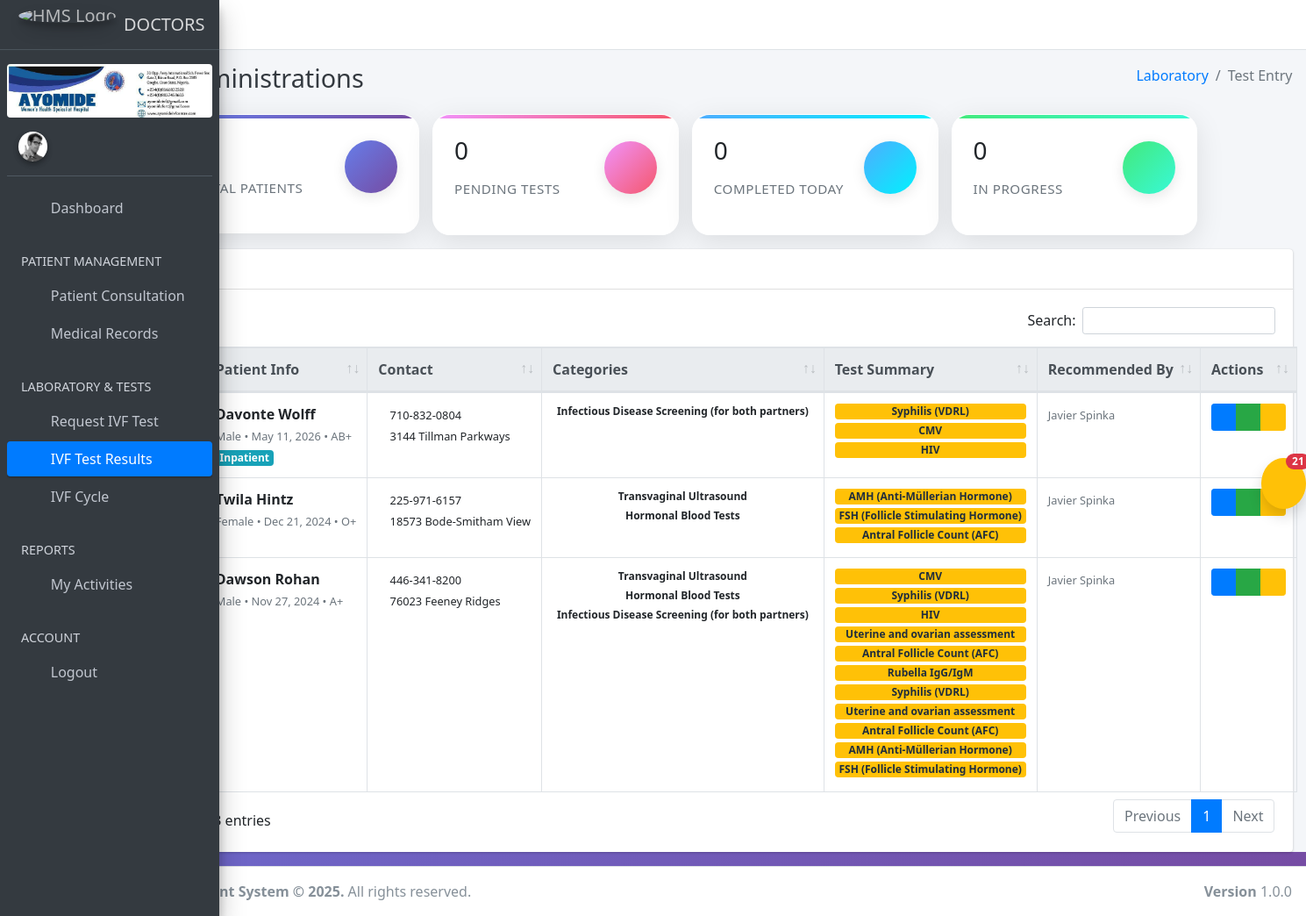
The app's page /d/recomended_tests with its own data.
### hospapp/models.py (models this page shows, shortened)
class Patient(models.Model):
    BLOOD_GROUP_CHOICES = [
        ('A+', 'A+'), ('A-', 'A-'),
        ('B+', 'B+'), ('B-', 'B-'),
        ('AB+', 'AB+'), ('AB-', 'AB-'),
        ('O+', 'O+'), ('O-', 'O-'),
    ]
    STATUS_CHOICES = [
        ('critical', 'Critical'),
        ('recovered', 'Recovered'),
        ('stable', 'Stable'),
    ]
    RELATIONSHIP_CHOICES = [
        ('Spouse', 'Spouse'),
        ('Father', 'Father'),
        ('Mother', 'Mother'),
        ('Son', 'Son'),
        ('Daughter', 'Daughter'),
        ('Brother', 'Brother'),
        ('Sister', 'Sister'),
        ('Guardian', 'Guardian'),
        ('Friend', 'Friend'),
        ('Other', 'Other'),
    ]
    address = models.TextField()
    blood_group = models.CharField(max_length=3, choices=BLOOD_GROUP_CHOICES, default='O+')
    date_of_birth = models.DateField()
    date_registered = models.DateTimeField(auto_now_add=True)
    email = models.EmailField(blank=True, null=True)
    first_time = models.CharField(max_length=20, blank=True)
    full_name = models.CharField(max_length=200)
    gender = models.CharField(max_length=10)
    id_number = models.CharField(max_length=100, blank=True)
    id_type = models.CharField(max_length=20, blank=True)
    marital_status = models.CharField(max_length=20)
    nationality = models.CharField(max_length=50)
    phone = models.CharField(max_length=15)
    photo = models.ImageField(upload_to='patient_photos/', blank=True, null=True)
    state_of_origin = models.CharField(max_length=50, blank=True)
    patient_id = models.CharField(max_length=100, unique=True, editable=False)
    registered_by = models.ForeignKey(User, on_delete=models.SET_NULL, null=True, blank=True, related_name='patients_registered')
    next_of_kin_name = models.CharField(max_length=100)
    next_of_kin_phone = models.CharField(max_length=15)
    next_of_kin_relationship = models.CharField(max_length=20, choices=RELATIONSHIP_CHOICES, blank=True, null=True)
    next_of_kin_email = models.EmailField(blank=True, null=True)
    next_of_kin_address = models.TextField(blank=True, null=True)
    diagnosis = models.TextField(blank=True, null=True)
    is_inpatient = models.BooleanField(default=False)
    medication = models.TextField(blank=True, null=True)
    notes = models.TextField(blank=True, null=True)
    referred_by = models.CharField(max_length=100, blank=True, null=True)
    status = models.CharField(max_length=20, choices=STATUS_CHOICES, default='stable')
    class Meta:
        ordering = ['-date_registered']

class TestCategory(models.Model):
    name = models.CharField(max_length=100, unique=True)
    class Meta:
        verbose_name_plural = "Test Categories"

class LabTest(models.Model):
    STATUS_CHOICES = [
        ('cancelled', 'Cancelled'),
        ('completed', 'Completed'),
        ('in_progress', 'In Progress'),
        ('pending', 'Pending'),
    ]
    test_request_id = models.UUIDField(default=uuid4, editable=False, db_index=True)
    patient = models.ForeignKey(Patient, on_delete=models.CASCADE, related_name='lab_tests')
    category = models.ForeignKey('TestCategory', on_delete=models.CASCADE, related_name='test_category')
    test_name = models.CharField(max_length=100)
    normal_range = models.CharField(max_length=100, blank=True, null=True)
    notes = models.TextField(blank=True, null=True)
    result_value = models.TextField(blank=True, null=True)
    status = models.CharField(max_length=20, choices=STATUS_CHOICES, default='pending')
    testcompleted = models.BooleanField(default=0)
    doctor_comments = models.IntegerField(null=True, blank=True)
    labresulttestid = models.IntegerField(null=True, blank=True)
    date_performed = models.DateTimeField(null=True, blank=True)
    requested_at = models.DateTimeField(auto_now_add=True)
    submitted_on = models.DateField(default=timezone.now)
    time = models.TimeField(auto_now_add=True)
    doctor_name = models.CharField(max_length=100, blank=True)
    performed_by = models.ForeignKey(User, on_delete=models.SET_NULL, blank=True, null=True, related_name='performed_tests')
    recorded_by = models.ForeignKey(User, on_delete=models.SET_NULL, null=True, blank=True, related_name='recorded_tests')
    requested_by = models.ForeignKey(User, on_delete=models.SET_NULL, null=True, blank=True, related_name='requested_tests')
    instructions = models.TextField(blank=True, null=True)
    class Meta:
        ordering = ['-requested_at']

### hospapp/views.py (the view, shortened to what this page needs)
# urls.py: path('d/recomended_tests', views.recomended_tests, name='recomended_tests'),
def recomended_tests(request):
    lab_tests = LabTest.objects.select_related('patient', 'category').order_by('-requested_at')
    total_patients = Patient.objects.count()
    tests_by_status = {
        'pending': lab_tests.filter(status='pending'),
        'completed': lab_tests.filter(status='completed', doctor_comments=0),
        'in_progress': lab_tests.filter(status='in_progress')
    }
    tests_data = []
    for test in lab_tests:
        tests_data.append({
            'test': test,
            'patient': test.patient,
            'category': test.category,
            'status': test.status,
            'requested_at': test.requested_at,
            'date_performed': test.date_performed,
            'requested_by': test.requested_by.get_full_name() if test.requested_by else 'System',
            'performed_by': test.performed_by.get_full_name() if test.performed_by else 'N/A',
            'doctor_comments': test.doctor_comments
        })
    patient_map = {}
    for data in tests_data:
        if data['status'] != 'completed' or (data['doctor_comments'] or 0) != 0:
            continue
        patient_id = data['patient'].id
        if patient_id not in patient_map:
            patient_map[patient_id] = {
                'patient': data['patient'],
                'tests': [],
                'categories': set(),
                'requested_by': data['requested_by']
            }
        patient_map[patient_id]['tests'].append(data['test'])
        if data['category']:
            patient_map[patient_id]['categories'].add(data['category'].name)
    today = timezone.now().date()
    stats = {
        'total_patients':total_patients,
        'total_tests': lab_tests.count(),
        'total_pending_tests': tests_by_status['pending'].count(),
        'total_completed_today': LabTest.objects.filter(status='completed', date_performed__date=today).count(),
        'total_in_progress': tests_by_status['in_progress'].count(),
        'total_categories': TestCategory.objects.count(),
        'unique_patients': Patient.objects.filter(lab_tests__isnull=False).distinct().count(),
    }
    context = {
        "total_patients": total_patients,
        'tests_data': tests_data,
        'test_categories': TestCategory.objects.all(),
        'unique_patients_with_tests': patient_map.values(),  # Only with status='completed' and doctor_comments==0
        'stats': stats,
        'debug_info': {
            'total_tests_fetched': len(tests_data),
            'test_categories_count': TestCategory.objects.count(),
            'pending_tests_count': tests_by_status['pending'].count(),
            'methods_used': [
                'LabTest.objects.select_related(patient, category)',
                'Status == completed and doctor_comments == 0'
            ]
        } if request.user.is_superuser else None
    }
    return render(request, 'doctors/recomended_test.html', context)

### hospapp/templates/doctors/recomended_test.html (shortened to what this page needs)
{% extends "doctors/base.html" %}
{% load static %}
{% block content %}
<section class="content-header">
    <div class="container-fluid">
        <div class="row mb-2">
            <div class="col-sm-6">
                <h1 class="m-0 text-dark">IVF Test Administrations</h1>
            </div>
            <div class="col-sm-6">
                <ol class="breadcrumb float-sm-right">
                    <li class="breadcrumb-item"><a href="">Laboratory</a></li>
                    <li class="breadcrumb-item active">Test Entry</li>
                </ol>
            </div>
        </div>
    </div>
</section>
<section class="content">
        <div class="container-custom">
            <div class="row">
                <div class="col-lg-3 col-md-6 col-12">
                    <div class="stats-card info">
                        <div class="stats-header">
                            <div class="stats-body">
                                <h3 class="stats-number">{{ stats.total_patients }}</h3>
                                <p class="stats-label">Total Patients</p>
                            </div>
                            <div class="stats-icon">
                                <i class="fas fa-users"></i>
                            </div>
                        </div>
                    </div>
                </div>
                <div class="col-lg-3 col-md-6 col-12">
                    <div class="stats-card warning pulse">
                        <div class="stats-header">
                            <div class="stats-body">
                                {%if stats.total_pending_tests%}
                                <h3 class="stats-number">{{ stats.total_pending_tests }}</h3>
                                {%else%}
                                <h3>0</h3>
                                {%endif%}
                                <p class="stats-label">Pending Tests</p>
                            </div>
                            <div class="stats-icon">
                                <i class="fas fa-file-medical"></i>
                            </div>
                        </div>
                    </div>
                </div>
                <div class="col-lg-3 col-md-6 col-12">
                    <div class="stats-card success">
                        <div class="stats-header">
                            <div class="stats-body">
                                {%if stats.total_completed_today%}
                                <h3 class="stats-number">{{ stats.total_completed_today }}</h3>
                                {%else%}
                                <h3>0</h3>
                                {%endif%}
                                <p class="stats-label">Completed Today</p>
                            </div>
                            <div class="stats-icon">
                                <i class="fas fa-check-circle"></i>
                            </div>
                        </div>
                    </div>
                </div>
                <div class="col-lg-3 col-md-6 col-12">
                    <div class="stats-card secondary">
                        <div class="stats-header">
                            <div class="stats-body">
                                {%if stats.total_completed_today%}
                                <h3 class="stats-number">{{ stats.total_in_progress}}</h3>
                                {%else%}
                                <h3>0</h3>
                                {%endif%}
                                <p class="stats-label">In Progress</p>
                            </div>
                            <div class="stats-icon">
                                <i class="fas fa-flask"></i>
                            </div>
                        </div>
                    </div>
                </div>
            </div>
        </div>
</section>
<section class="content">
    <div class="container-fluid">
        <div class="card">
            <div class="card-header">
                <h3 class="card-title">Patient records</h3>
            </div>
            <div class="card-body">
                <table id="example1" class="table table-bordered table-hover text-nowrap mb-0">
                    <thead class="thead-light">
                        <tr>
                            <th>Patient ID</th>
                            <th>Patient Info</th>
                            <th>Contact</th>
                            <th>Categories</th>
                            <th>Test Summary</th>
                            <th>Recommended By</th>
                            <th>Actions</th>
                        </tr>
                    </thead>
                    <tbody>
                        {% for entry in unique_patients_with_tests %}
                        <tr data-patient-name="{{ entry.patient.full_name|lower }}">
                            <td>
                                <span class="badge badge-secondary">{{ entry.patient.patient_id }}</span>
                            </td>
                            <td>
                                <div>
                                    <strong>{{ entry.patient.full_name }}</strong><br>
                                    <small class="text-muted">
                                        {{ entry.patient.gender }} •
                                        {{ entry.patient.date_of_birth|date:"M d, Y" }} •
                                        {{ entry.patient.blood_group|default:"N/A" }}
                                    </small>
                                    {% if entry.patient.is_inpatient %}
                                    <br><span class="badge badge-info">Inpatient</span>
                                    {% endif %}
                                </div>
                            </td>
                            <td>
                                <small>
                                    <i class="fas fa-phone"></i> {{ entry.patient.phone|default:"N/A" }}<br>
                                    <i class="fas fa-map-marker-alt"></i> {{ entry.patient.address|truncatechars:30|default:"N/A" }}
                                </small>
                            </td>
                            <td>
                                {% for category in entry.categories %}
                                <div class="d-flex flex-column">
                                    <span class="badge badge-outline mb-1">{{ category }}</span>
                                    {% endfor %}
                                </div>
                            </td>
                            <td>
                                {% for test in entry.tests %}
                                <div class="d-flex flex-column">
                                    <span class="badge badge-warning mb-1">{{ test.test_name }}</span>
                                </div>
                                {% endfor %}
                            </td>
                            <td>
                                <small class="text-muted">{{ entry.requested_by }}</small>
                            </td>
                            <td>
                                <div class="btn-group btn-group-sm" role="group">
                                    <a href="{% url 'test_results' entry.patient.id %}" class="btn btn-primary" title="View test details">
                                        <i class="fas fa-eye"></i>
                                    </a>
                                    <button class="btn btn-success create-test"
                                            data-patient-id="{{ entry.patient.id }}"
                                            data-patient-name="{{ entry.patient.full_name }}"
                                            title="Create New Test">
                                        <i class="fas fa-plus"></i>
                                    </button>
                                    <button class="btn btn-warning complete-test-direct"
                                            data-test-id="{{ test.id }}"
                                            data-test-name="{{ test.test_name }}"
                                            data-patient-name="{{ entry.patient.full_name }}"
                                            title="Complete Test">
                                        <i class="fas fa-check"></i>
                                    </button>
                                </div>
                            </td>
                        </tr>
                        {% endfor %}
                    </tbody>
                </table>
            </div>
        </div>
    </div>
</section>
{% endblock %}

### records on screen
Patient: patient.full_name "Davonte Wolff", patient.gender "Male", patient.date_of_birth "May 11, 2026", patient.blood_group "AB+", is_inpatient "Inpatient", patient.phone "710-832-0804", patient.address "3144 Tillman Parkways", requested_by "Javier Spinka"
TestCategory: categories "Infectious Disease Screening (for both partners)" "Infectious Disease Screening (for both partners)"
LabTest: test_name "Syphilis (VDRL)"
LabTest: test_name "CMV"
LabTest: test_name "HIV"
Patient: patient.full_name "Twila Hintz", patient.gender "Female", patient.date_of_birth "Dec 21, 2024", patient.blood_group "O+", patient.phone "225-971-6157", patient.address "18573 Bode-Smitham View", requested_by "Javier Spinka"
TestCategory: categories "Transvaginal Ultrasound" "Transvaginal Ultrasound"
TestCategory: categories "Hormonal Blood Tests" "Hormonal Blood Tests"
LabTest: test_name "AMH (Anti-Müllerian Hormone)"
LabTest: test_name "FSH (Follicle Stimulating Hormone)"
LabTest: test_name "Antral Follicle Count (AFC)"
Patient: patient.full_name "Dawson Rohan", patient.gender "Male", patient.date_of_birth "Nov 27, 2024", patient.blood_group "A+", patient.phone "446-341-8200", patient.address "76023 Feeney Ridges", requested_by "Javier Spinka"
LabTest: test_name "CMV"
LabTest: test_name "Syphilis (VDRL)"
LabTest: test_name "HIV"
LabTest: test_name "Uterine and ovarian assessment"
LabTest: test_name "Antral Follicle Count (AFC)"
LabTest: test_name "Rubella IgG/IgM"
LabTest: test_name "Syphilis (VDRL)"
LabTest: test_name "Uterine and ovarian assessment"
LabTest: test_name "Antral Follicle Count (AFC)"
LabTest: test_name "AMH (Anti-Müllerian Hormone)"
LabTest: test_name "FSH (Follicle Stimulating Hormone)"
